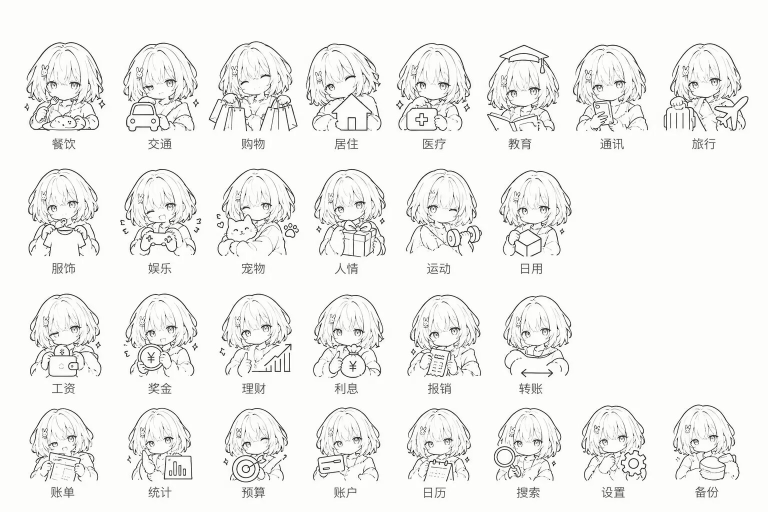
#> input picture design/girl-src.jpg, 1536 x 1024 px (shown at 1/2 size)
$ python slice-girl-icons.py
#> lines starting #> are read from the running program, lines starting #| are printed output that depends on the picture
# 少女线稿风分类图标切片：design/girl-src.jpg → public/girl/<key>.png
# 网格用墨迹投影自动检测（4 行，行内按空白分列），断言 8/6/6/8 布局；
# 每格底部的中文标签通过"末段矮且与主体有间隙"规则剔除。
# 白底转透明：alpha = 255 - 灰度，RGB 置黑（白底合成后与原图逐像素一致）。
# 输出 256×256 透明 PNG，线稿满幅 cover 铺满（顶对齐裁底部溢出，半身像不伤头，无白边）。
# 另出 design/girl-contact-sheet.png 拼图供人工核验。
import sys
from pathlib import Path
from PIL import Image

ROOT = Path(__file__).resolve().parent.parent
SRC = Path(sys.argv[1]) if len(sys.argv) > 1 else ROOT / 'design' / 'girl-src.jpg'
OUT = ROOT / 'public' / 'girl'
SHEET = ROOT / 'design' / 'girl-contact-sheet.png'
INK = 170          # 灰度低于此视为墨迹
GAP = 10           # 行/列分割最小空白
LABEL_MAX_H = 60   # 低于此高度且位于底部的段视为文字标签
LABEL_BAND_H = 40  # 整幅行投影中，标签行 band 的高度上限
CANVAS = 256

KEYS = [
    ['food', 'transport', 'shop', 'home', 'medical', 'edu', 'phone', 'travel'],
    ['clothes', 'game', 'pet', 'gift', 'sport', 'box'],
    ['salary', 'bonus', 'invest', 'interest', 'reimburse', 'transfer'],
    ['bill', 'stats', 'budget', 'account', 'calendar', 'search', 'settings', 'backup'],
]
EXPECT_ROWS = [len(r) for r in KEYS]


def bands(profile, gap):
    """profile: 非负计数序列 → 连续非零段 [(start, end_exclusive)]，容许 <gap 的空洞"""
    out, s, hole = [], None, 0
    for i, v in enumerate(profile):
        if v > 0:
            if s is None:
                s = i
            hole = 0
        elif s is not None:
            hole += 1
            if hole >= gap:
                out.append((s, i - hole + 1))
                s = None
    if s is not None:
        out.append((s, len(profile)))
    return out


def main():
    im = Image.open(SRC).convert('L')
    w, h = im.size
#> w = 1536; h = 1024
    px = im.load()
    ink = [[1 if px[x, y] < INK else 0 for x in range(w)] for y in range(h)]
#> ink = 1024 items

    row_prof = [sum(r) for r in ink]
#> row_prof = 1024 values, max 347 at index 259, min 0 at index 0, mean 88.79
    raw = bands(row_prof, GAP)
#> the loop in bands, `for i, v in enumerate(profile):` made 1024 passes
#> s on pass 84: 83
#> after the loop in bands, `for i, v in enumerate(profile):`: out = [(83, 263), (277, 299), (337, 514), (526, 548), (587, 756), (766, 788), (809, 996)]
#> raw has the same summary as out in bands
    # 主图行下方的中文标签会检成独立窄 band（高 ≤ 40），并回主图行做列检测；
    # 末行标签在源图中被裁掉，故 band 交替 主图/标签/…/主图
    rows = []
    for b in raw:
        if rows and (b[1] - b[0]) <= LABEL_BAND_H:
            rows[-1] = (rows[-1][0], b[1])
        else:
            rows.append(b)
#> this loop made 7 passes
#> after the loop, rows = [(83, 299), (337, 548), (587, 788), (809, 996)]
    print(f'size={w}x{h} bands={raw}')
#| size=1536x1024 bands=[(83, 263), (277, 299), (337, 514), (526, 548), (587, 756), (766, 788), (809, 996)]
    print(f'rows={[ (a, b - a) for a, b in rows ]}')
#| rows=[(83, 216), (337, 211), (587, 201), (809, 187)]
    assert len(rows) == len(EXPECT_ROWS), f'行数 {len(rows)} != {len(EXPECT_ROWS)}'

    out_dir = OUT
    out_dir.mkdir(parents=True, exist_ok=True)
    crops = []
    for ri, (y0, y1) in enumerate(rows):
        col_prof = [sum(ink[y][x] for y in range(y0, y1)) for x in range(w)]
        cols = bands(col_prof, GAP)
        assert len(cols) == EXPECT_ROWS[ri], \
            f'第 {ri + 1} 行列数 {len(cols)} != {EXPECT_ROWS[ri]}: {cols}'
        for ci, (x0, x1) in enumerate(cols):
            cell = [(x, y) for y in range(y0, y1) for x in range(x0, x1) if ink[y][x]]
            ys = sorted({y for _, y in cell})
            segs, s, prev = [], ys[0], ys[0]
            for y in ys[1:]:
                if y - prev > 3:
                    segs.append((s, prev + 1))
                    s = y
                prev = y
            segs.append((s, prev + 1))
            while len(segs) > 1 and (segs[-1][1] - segs[-1][0]) <= LABEL_MAX_H:
                segs.pop()  # 自底向上剔除标签与散落装饰
            ay0, ay1 = segs[0][0], segs[-1][1]
            ax0 = min(x for x, y in cell if ay0 <= y < ay1)
            ax1 = max(x for x, y in cell if ay0 <= y < ay1) + 1
            key = KEYS[ri][ci]
            crops.append((key, im.crop((ax0, ay0, ax1, ay1))))
            print(f'{key:10s} cell=({x0},{y0},{x1},{y1}) art=({ax0},{ay0},{ax1},{ay1}) '
                  f'{ax1 - ax0}x{ay1 - ay0} segs={len(segs)}')
#> this loop made 4 passes
#> (printed output is left out)
#> after the loop, crops = 28 items

    for key, art in crops:
        aw, ah = art.size
        # v3.1.1 满幅：取 max 比例铺满 256×256（cover），纵向顶对齐裁底部溢出（半身像裁胸口不伤头），横向居中
        scale = max(CANVAS / aw, CANVAS / ah)
        nw, nh = max(1, round(aw * scale)), max(1, round(ah * scale))
        g = art.resize((nw, nh), Image.LANCZOS)
        canvas = Image.new('RGBA', (CANVAS, CANVAS), (0, 0, 0, 0))
        alpha = g.point(lambda v: 255 - v)
        black = Image.new('RGBA', (nw, nh), (0, 0, 0, 255))
        black.putalpha(alpha)
        canvas.paste(black, ((CANVAS - nw) // 2, 0), black)
        canvas.save(out_dir / f'{key}.png', optimize=True)
#> this loop made 28 passes
#> (key, aw, ah, scale, nh) on passes 1 to 12: ('food', 162, 178, 1.58, 281), ('transport', 151, 178, 1.7, 302), ('shop', 177, 179, 1.45, 259), ('home', 151, 175, 1.7, 297), ('medical', 150, 176, 1.71, 300), ('edu', 144, 173, 1.78, 308), ('phone', 150, 174, 1.71, 297), ('travel', 170, 176, 1.51, 265), ('clothes', 143, 175, 1.79, 313), ('game', 161, 174, 1.59, 277), ('pet', 165, 176, 1.55, 273), ('gift', 142, 176, 1.8, 317)
#> pass 1, in main, `alpha = g.point(lambda v: 255 - v)`:
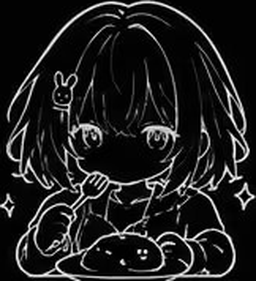
#> alpha: PIL image 256x281 L; min 0, max 255, mean 31.3
#> after the loop:
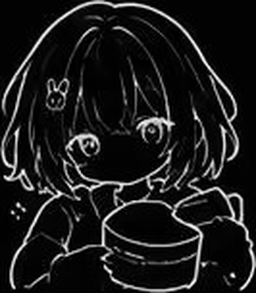
#> alpha: PIL image 256x293 L; min 0, max 255, mean 27
#> after the loop:
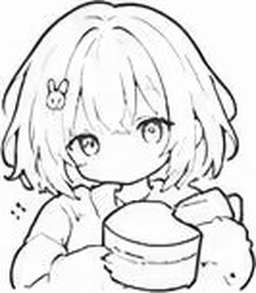
#> black: PIL image 256x293 RGBA; mean R, G, B, A 0, 0, 0, 27; transparent parts drawn white
#> after the loop:
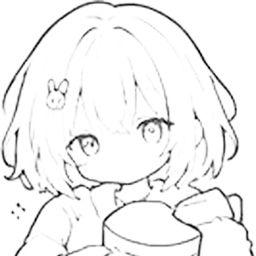
#> canvas: PIL image 256x256 RGBA; mean R, G, B, A 0, 0, 0, 13.3; transparent parts drawn white

    # 拼图核验：浅灰底 + 网格线，放大到 128 显示
    cols_n = 8
    tile, pad = 128, 6
    sheet = Image.new('RGB', (cols_n * (tile + pad) + pad, 4 * (tile + pad) + pad), (235, 235, 238))
    for i, (key, _) in enumerate(crops):
        t = Image.open(out_dir / f'{key}.png').resize((tile, tile), Image.LANCZOS)
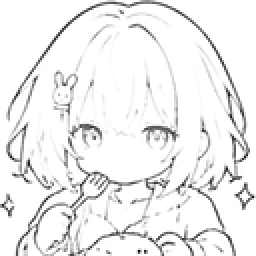
#> t: PIL image 128x128 RGBA (shown 2 times larger); mean R, G, B, A 0, 0, 0, 16.7; transparent parts drawn white
        xx, yy = pad + (i % cols_n) * (tile + pad), pad + (i // cols_n) * (tile + pad)
#> xx = 6; yy = 6
        sheet.paste(t, (xx, yy), t)
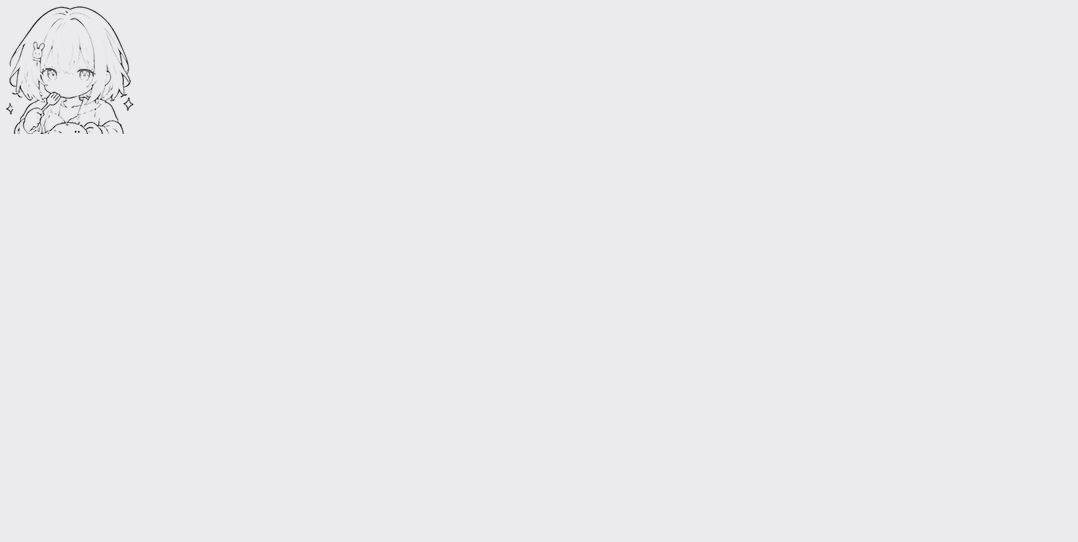
#> sheet: PIL image 1078x542 RGB; mean R, G, B 234.6, 234.6, 237.6
    sheet.save(SHEET)
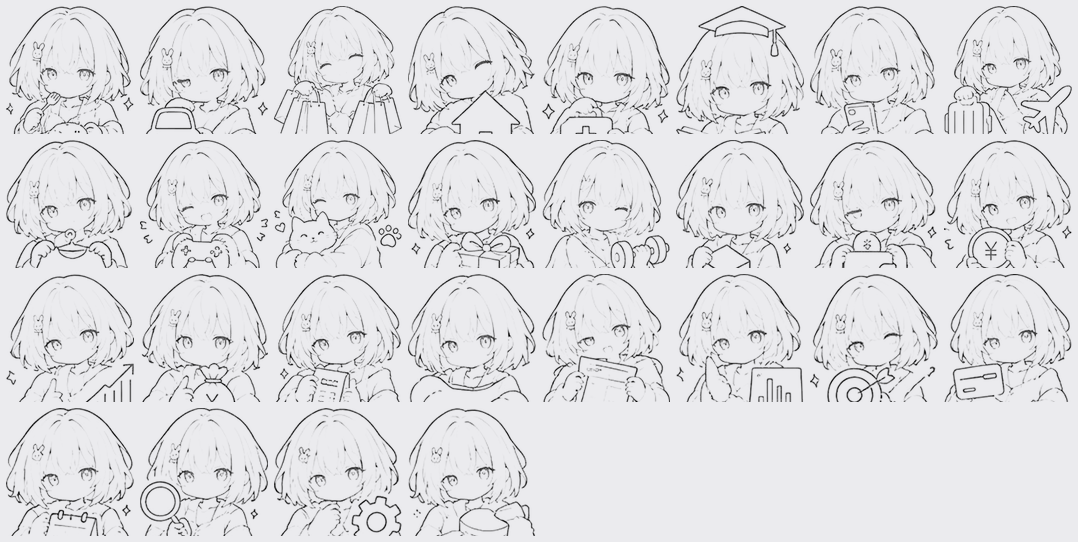
#> saved as girl-contact-sheet.png: PIL image 1078x542 RGB; mean R, G, B 223.9, 223.9, 226.8
    print(f'OK {len(crops)} icons -> {out_dir}，拼图 -> {SHEET}')
#| OK 28 icons -> public/girl，拼图 -> design/girl-contact-sheet.png


if __name__ == '__main__':
    main()
